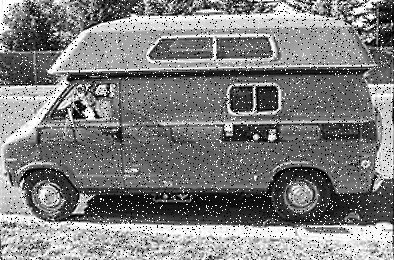
%> input picture Lab2/wagon_shot_noise.png, 394 x 260 px
$ octave Q8.m   (GNU Octave 9; MATLAB toolbox functions it lacks are replaced by stand-ins)
%> lines starting %> are read from the running program, lines starting %| are printed output that depends on the picture
I = imread('wagon_shot_noise.png');
%> I is the input picture: size 260x394 uint8; min 0, max 255, mean 127.1
imtool(I)
L = uint8(mean2(I) * ones([262 396]));
%> L: size 262x396 uint8; every value is 127
L(2:261,2:395) = I;
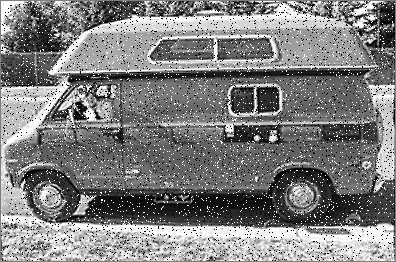
%> L: size 262x396 uint8; min 0, max 255, mean 127.1
Inew = zeros([260 394]);
for i = 2:261
    for j = 2:395
        B = L(i-1:i+1,j-1:j+1);
        Inew(i-1,j-1) = round(median(B,'all'));
    end
end
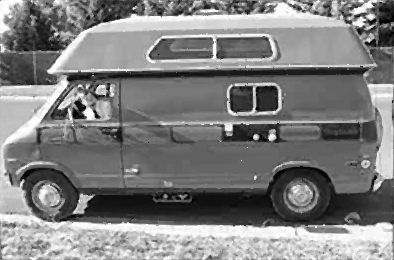
%> Inew: size 260x394 double; min 0, max 255, mean 127.1; mean of the top-left, top-right, bottom-left and bottom-right quarters 134.2, 128.9, 127.8, 117.6

Inew = single(Inew);
imtool(Inew/255)
